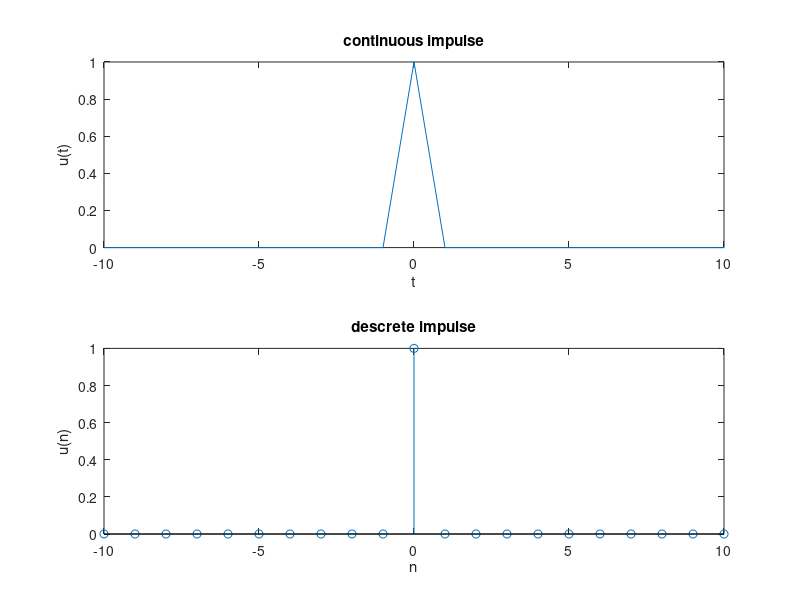

Write MATLAB code to recreate this figure.
n=-10:10;
u=[zeros(1,10) 1 zeros(1,10)];

subplot(2,1,1)
plot(n,u)
xlabel('t');
ylabel('u(t)');
title('continuous impulse');

subplot(2,1,2)
stem(n,u)
xlabel('n');
ylabel('u(n)');
title('descrete impulse');